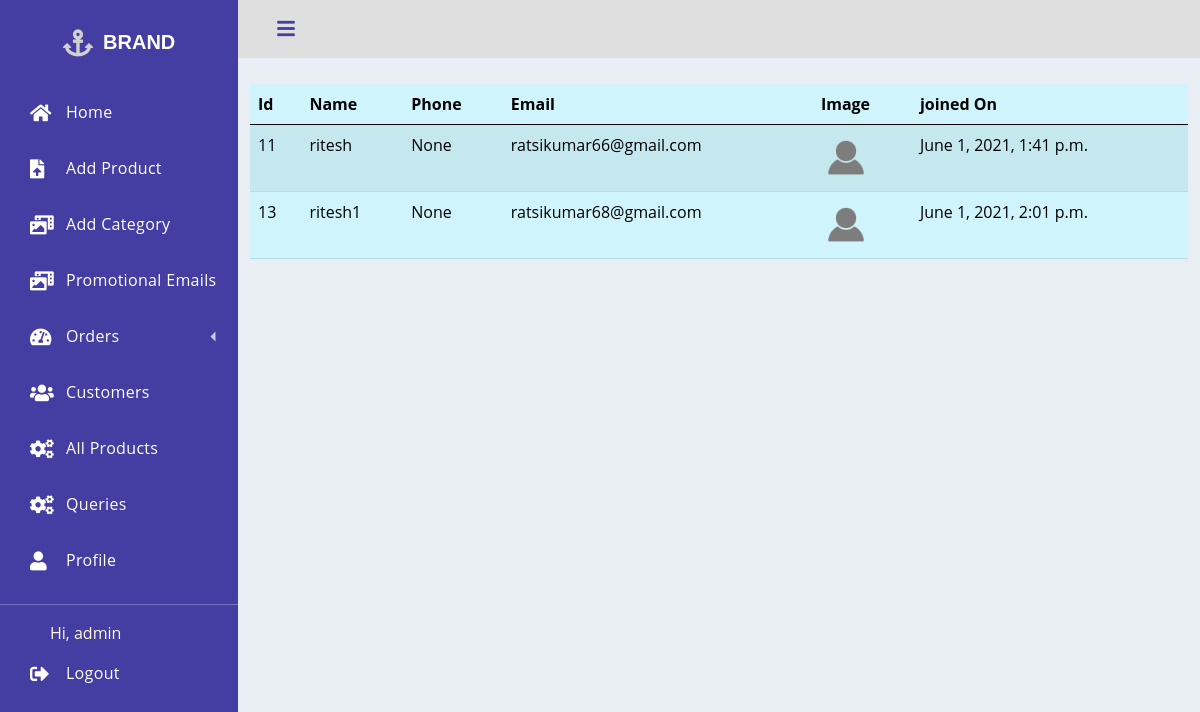
/adminpageallcustomers (signed in), run on an earlier commit of the app's database.
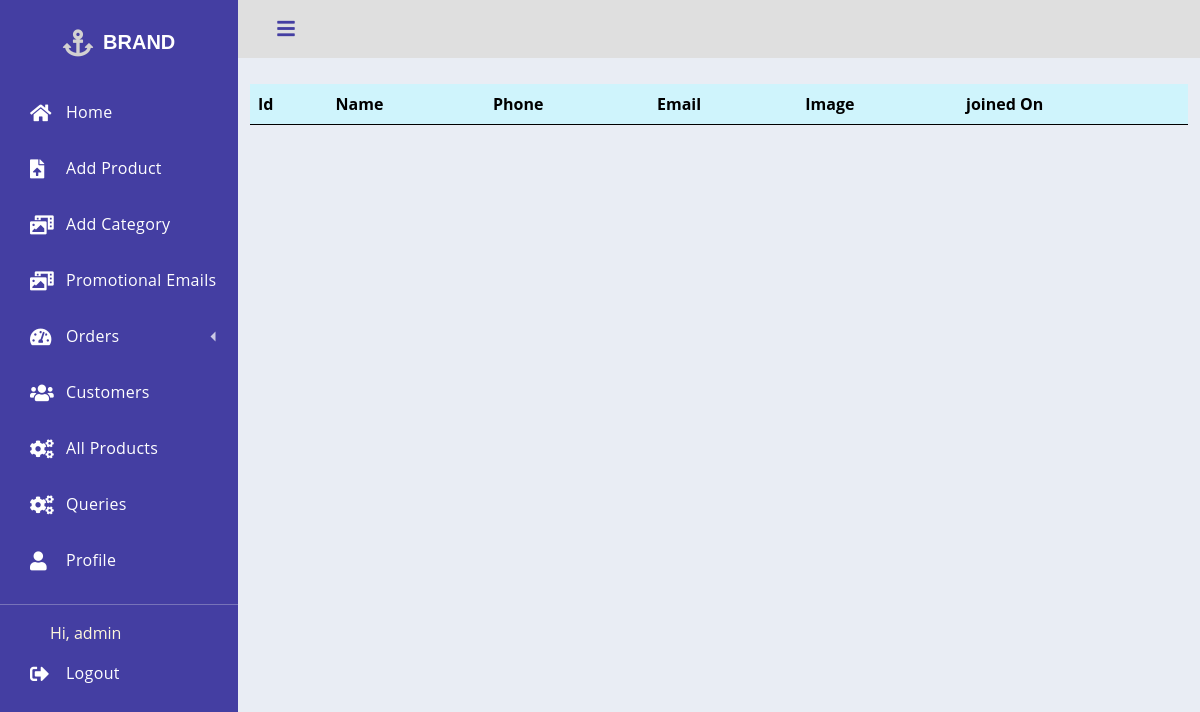
And on a later commit of the database.
### store/models.py (models this page shows, shortened)
class Customer(models.Model):
    user= models.OneToOneField(User, on_delete=models.CASCADE)
    name= models.CharField(max_length=255)
    phone= PhoneNumberField(null=True)
    email= models.EmailField(null=True)
    image= models.ImageField(upload_to= 'customers_images', default='profile2.png')
    promo_emails= models.BooleanField(default=True)
    joined_on= models.DateTimeField(auto_now_add=True)

### store/decorators.py (the view)
    def wrapper_func(request, *args, **kwargs):
        group = None
        if request.user.groups.exists():
            group = request.user.groups.all()[0].name
        if group == 'customer':
            return redirect('home')
        elif group == 'admin':
            return view_func(request, *args, **kwargs)
        else:
            return redirect('loginpage')

### store/context_processors.py (called while the page is built)
def categories(request):
    return {
        'categories': Category.objects.all()
    }

### store/views.py (called while the page is built)
@admin_only
def adminpageallcustomers(request):
    customers= Customer.objects.all()
    context= {'customers': customers}
    return render(request, 'admin/adminpageallcustomers.html', context)

### templates/admin/adminpageallcustomers.html (shortened to what this page needs)
{% extends 'admin/adminbase.html' %}
{% block content %}
    <div class="container">
        <div class="row">
            <div class="col-md-12">
                <table class="table table-info table-striped table-hover">
                    <thead>
                        <th>Id</th>
                        <th>Name</th>
                        <th>Phone</th>
                        <th>Email</th>
                        <th>Image</th>
                        <th>joined On</th>
                    </thead>
                    <tbody>
                        {% for customer in customers %}
                            <tr>
                                <td>{{customer.id}}</td>
                                <td>{{customer.name}}</td>
                                <td>{{customer.phone}}</td>
                                <td>{{customer.email}}</td>
                                <td><img src="{{customer.image.url}}" alt="" width="50px" height="50px"></td>
                                <td>{{customer.joined_on}}</td>
                            </tr>
                        {% endfor %}
                    </tbody>
                </table>
            </div>
        </div>
    </div>
{% endblock %}

What changed in the data, as far as the page shows it:
removed Customer: id "11", name "ritesh", phone "None", email "ratsikumar66@gmail.com", image (picture), joined_on "June 1, 2021, 1:41 p.m."
removed Customer: id "13", name "ritesh1", phone "None", email "ratsikumar68@gmail.com", image (picture), joined_on "June 1, 2021, 2:01 p.m."
